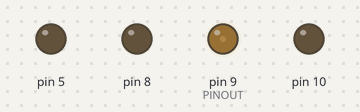
Simulated run of this program. Board: Arduino Uno, built with avr-gcc and run on an emulated ATmega328P. Parts: output pins drawn as LEDs (lit = HIGH).

Above: at 0.05 s.
At 4.85 s:
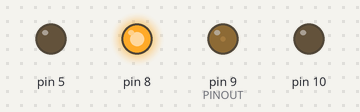
Timing chart, 0 to 6.4 s (numbered marks = the images above):
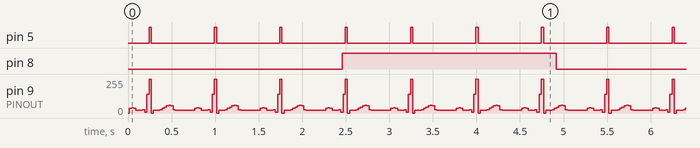

Measured:
- by itself, pin 5: alternates HIGH for 0.03 s and LOW for 0.73 s
- by itself, pin 8: alternates HIGH for 2.5 s and LOW for 2.5 s
- by itself, pin 9 (PINOUT): repeats every 0.75 s: 38/255 0.03 s, 35/255 0.03 s, 20/255 0.08 s, 25/255 0.03 s, 5/255 0.03 s, 140/255 0.03 s, 255/255 0.03 s, 0/255 0.03 s, 20/255 0.08 s, 25/255 0.03 s, 35/255 0.03 s, 45/255 0.03 s, 55/255 0.03 s, 58/255 0.03 s, 56/255 0.03 s, 25/255 0.03 s, 20/255 0.23 s, 35/255 0.03 s

The program:

main.cpp
```cpp
#include <Arduino.h>

//#define ENABLE_MODE_SELECTOR
#define ENABLE_RESP_LED
//define SPEED_8_MHZ
#define PINOUT 9
#ifndef SPEED_8_MHZ
#define F_CPU 16000000UL
#else
#define F_CPU 8000000UL
#endif

// Timings
enum hr_rate{
  BPM40 = 0x3C,
  BPM80 = 0x1E,
  BPM120 = 0x14,
  TACH = 0xF,
};

// Respiratory Waveform Length
#ifndef SPEED_8_MHZ
enum resp_rate {
  RESP12 = 150,
  RESP38 = 50,
};
#else
enum resp_rate {
  RESP12 = 75,
  RESP38 = 25,
};
#endif

// Waveform Arrays
// QRS complex and array with baseline offset
uint8_t nsr_fragment[] = {
  35, 38, 35, 20, 20, 20, 25, 5,
  140, 255, 0, 20, 20, 20, 25,
  35, 45, 55, 58, 56, 25
};
uint8_t pwm_norm_sr[0x40];
// ventricular tachycardia
uint8_t pwm_vtach[0x10] {
  0, 100, 150, 200, 220, 240, 250, 240,
  255, 210, 180, 140, 100, 80, 40, 10
};
// ventricular fibrillation - dynamically generated
uint8_t pwm_vfib[0x40];

// Functions
#ifdef ENABLE_MODE_SELECTOR
// For whatever reason, the optimizer doesn't always inline these function
// Force inlining with the __attribute__ modifier
// PORTD 2,3,4
uint8_t __attribute__((always_inline)) get_mode(void) {
  return((PIND >> 2) & 0x7);
}
#endif

void __attribute__((always_inline)) disable_resp(void) {
  TCCR2B = 0;
}

void __attribute__((always_inline)) enable_resp(void) {
  TCCR2B = 0x7;   // (clk/1024) prescalar
}

// Since there is only one PWM pin used that has been pre-set in setup(),
// this routine is faster than calling analogWrite()
void __attribute__((always_inline)) pwm_dc(const uint8_t duty_cycle) {
  OCR1A = duty_cycle;
}

void __attribute__((hot)) pwm_array_sequence(const uint8_t *const sequence_array, const uint8_t rate) {
  static uint8_t counter;
  uint8_t value = sequence_array[counter];
  counter = (counter + 1) % rate;
  pwm_dc(value);
  PORTD = PORTD & ~0x20;
  if(value == 255)
    PORTD = PORTD | (1 << PD5);
}

// This routine controls the respiratory simulation. Unfortunately, TIMER2 must be
// used as TIMER1 is governing the PWM signal. Even with the highest prescalar, the
// timer overflows too quickly. So, we have to use a second counter to further
// divide the signal down to a reasonable rate. The interrupt flag is cleared in
// hardware when this routine is called.
static long resp_rate = RESP12;
ISR(TIMER2_OVF_vect) {
  static uint8_t counter = 0;
  counter = (counter + 1) % resp_rate;
  if(counter == 0) {
    DDRB = DDRB ^ 0x4;
    PORTB = PORTB & ~0x4;
#ifdef ENABLE_RESP_LED
    PORTB = (PORTB ^ 0x1);
#endif
  }
}


// Setup
// Since this function is only called once, we can use the Arduino-core functions
// Arduino-core functions should be avoided when optimizing for speed.
// NOTE: this microcontroller must have at least three, independent interrupt timers
// TIMER0 is reserved for the delay function and can't be used.
void setup(void) {
  pinMode(5, OUTPUT);
  pinMode(10, OUTPUT);
  pinMode(PINOUT, OUTPUT);
#ifdef ENABLE_RESP_LED
  pinMode(8, OUTPUT);
#endif

  // Enable non-inverted, high-speed PWM for pin 9 (PB1) on TIMER1
  // OCR1A register determines duty cycle in this mode (range 0 - 255)
  // Registers and constant values taken from ATMega328P datasheet - timer control registers
  cli();
  TCCR1A |= _BV(COM1A1) | _BV(WGM10);
  TCCR1B |= _BV(CS10) | _BV(WGM12);

  // Enable TIMER2 overflow interrupt for respiration routine
  // Allows the respiratory simulation to run asynchronously to the cardiac waveforms
  TCCR2A = 0;
  enable_resp();
  TCNT2 = 0;
  TIMSK2 = _BV(TOIE2);  // enable TIMER2 overflow interrupt
  sei();

  // Precompute vfib values
  // This trig algorithm roughly simulates the random-yet-cyclical nature
  // of V-FIB. Enough to trigger the V-FIB alarms, usually. It will still
  // occasionally be seen as a V-RUN.
  for(uint8_t i = 0; i < sizeof(pwm_vfib); i++)
    pwm_vfib[i] = (50 * (sin(i / 3) * sin((i / 3) * 2))) + 50;

  // Create normal sinus rhythm sequence from nsr_fragment and baseline offset
  for(uint8_t i = 0; i < sizeof(pwm_norm_sr); i++)
    pwm_norm_sr[i] = 20;
  for(uint8_t i = 0; i < sizeof(nsr_fragment); i++)
    pwm_norm_sr[i] = nsr_fragment[i];
}


// Loop
void __attribute__((hot)) loop(void) {
  uint8_t *current_sequence = pwm_norm_sr;
  //current_sequence = pwm_vtach;
  //resp_rate = RESP38;
  uint8_t heart_rate = BPM80;
  uint8_t master_delay = 25;
  uint8_t current_mode = 0;
  while(1) {
    pwm_array_sequence(current_sequence, heart_rate);
#ifdef ENABLE_MODE_SELECTOR
    uint8_t mode = get_mode();
    if(mode != current_mode) {
      current_mode = mode;
      current_sequence = pwm_norm_sr;
      heart_rate = BPM80;
      resp_rate = RESP12;
      enable_resp();
      switch(current_mode) {
        case 0:   // normal sinus rhythm, 80BPM
          break;
        case 1:   // normal sinus rhythm, 40BPM
          heart_rate = BPM40;
          break;
        case 2:   // normal sinus rhythm, 120BPM
          heart_rate = BPM120;
          break;
        case 3:   // normal sinus rhythm, TACH
          heart_rate = TACH;
          break;
        case 4:   // normal sinus rhythm, 80BPM, apnea
          disable_resp();
          break;
        case 5:   // normal sinus rhythm, 80BPM, hyperventillation
          resp_rate = RESP38;
          break;
        case 6:   // V-tach
          current_sequence = pwm_vtach;
          heart_rate = TACH;
          resp_rate = RESP38;
          break;
        case 7:   // V-fib
          current_sequence = pwm_vfib;
          disable_resp();
          break;
      }
    }
#endif  // ENABLE_MODE_SELECTOR
    delay(master_delay);
  }
}
```
